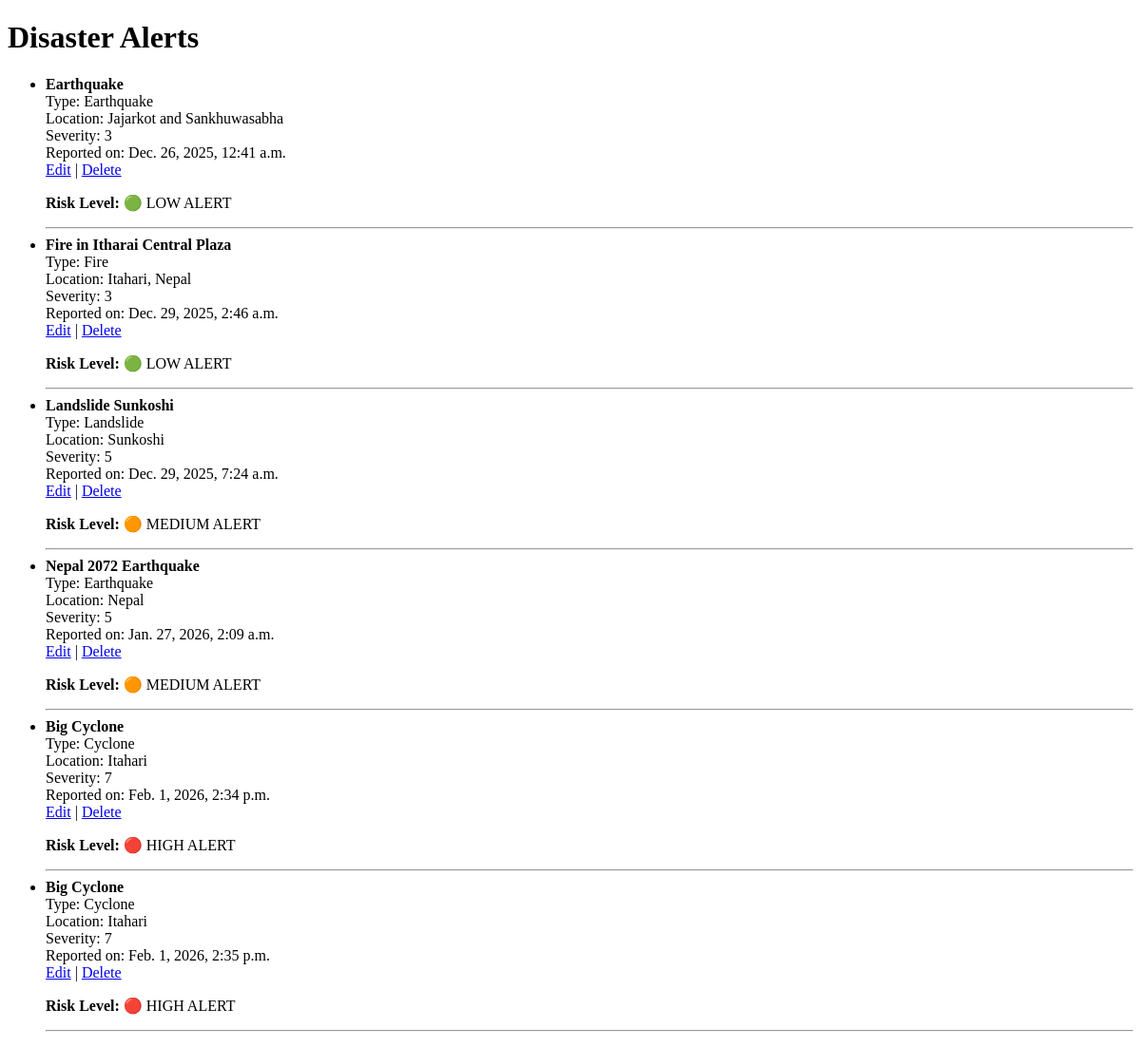
/disasters/, run on an earlier commit of the app's database.
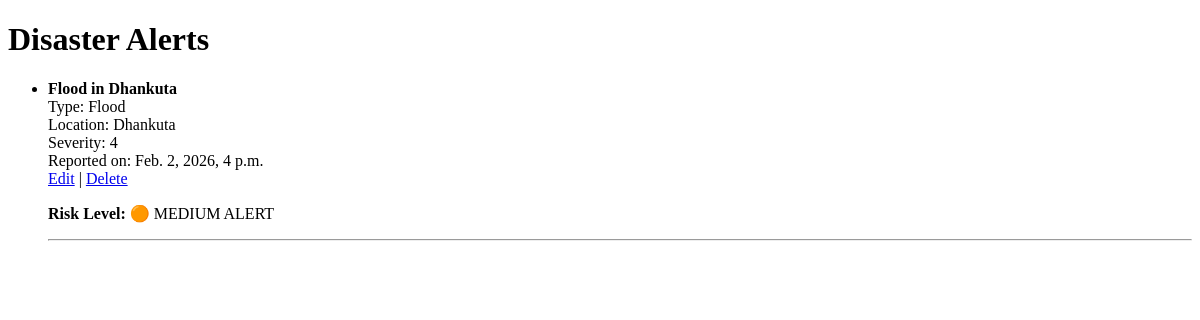
And on a later commit of the database.
### core/models.py (models this page shows, shortened)
class Disaster(models.Model):
    title = models.CharField(max_length=200)
    disaster_type = models.CharField(max_length=50, choices=DISASTER_TYPES)
    location = models.CharField(max_length=200)
    severity_level = models.IntegerField()
    description = models.TextField()
    date_reported = models.DateTimeField(auto_now_add=True)
    def risk_level(self):
        if self.severity_level <= 3:
            return "LOW"
        elif self.severity_level <= 6:
            return "MEDIUM"
        else:
            return "HIGH"

### core/views.py (the view)
# urls.py: path('disasters/', views.disaster_list, name='disaster_list'),
def disaster_list(request):
    disasters = Disaster.objects.all()
    return render(request, 'core/disaster_list.html', {'disasters': disasters})

### core/templates/core/disaster_list.html (shortened to what this page needs)
<!DOCTYPE html>
<html>
<head>
</head>
<body>
    <h1>Disaster Alerts</h1>
    {% if disasters %}
        <ul>
            {% for disaster in disasters %}
                <li>
                    <strong>{{ disaster.title }}</strong><br>
                    Type: {{ disaster.disaster_type }}<br>
                    Location: {{ disaster.location }}<br>
                    Severity: {{ disaster.severity_level }}<br>
                    Reported on: {{ disaster.date_reported }}<br>
                    <a href="{% url 'edit_disaster' disaster.id %}">Edit</a> |
                    <a href="{% url 'delete_disaster' disaster.id %}">Delete</a>
                    <p><strong>Risk Level:</strong>
    {% if disaster.risk_level == "HIGH" %}
        🔴 HIGH ALERT
    {% elif disaster.risk_level == "MEDIUM" %}
        🟠 MEDIUM ALERT
    {% else %}
        🟢 LOW ALERT
    {% endif %}
</p>
                    <hr>
                </li>
            {% endfor %}
        </ul>
    {% else %}
        <p>No disasters reported yet.</p>
    {% endif %}
</body>
</html>

What changed in the data, as far as the page shows it:
removed Disaster: title "Earthquake", disaster_type "Earthquake", location "Jajarkot and Sankhuwasabha", severity_level "3", date_reported "Dec. 26, 2025, 12:41 a.m.", shows "🟢 LOW ALERT"
removed Disaster: title "Fire in Itharai Central Plaza", disaster_type "Fire", location "Itahari, Nepal", severity_level "3", date_reported "Dec. 29, 2025, 2:46 a.m.", shows "🟢 LOW ALERT"
removed Disaster: title "Landslide Sunkoshi", disaster_type "Landslide", location "Sunkoshi", severity_level "5", date_reported "Dec. 29, 2025, 7:24 a.m.", shows "🟠 MEDIUM ALERT"
removed Disaster: title "Nepal 2072 Earthquake", disaster_type "Earthquake", location "Nepal", severity_level "5", date_reported "Jan. 27, 2026, 2:09 a.m.", shows "🟠 MEDIUM ALERT"
removed Disaster: title "Big Cyclone", disaster_type "Cyclone", location "Itahari", severity_level "7", date_reported "Feb. 1, 2026, 2:34 p.m.", shows "🔴 HIGH ALERT"
removed Disaster: title "Big Cyclone", disaster_type "Cyclone", location "Itahari", severity_level "7", date_reported "Feb. 1, 2026, 2:35 p.m.", shows "🔴 HIGH ALERT"
added Disaster: title "Flood in Dhankuta", disaster_type "Flood", location "Dhankuta", severity_level "4", date_reported "Feb. 2, 2026, 4 p.m.", shows "🟠 MEDIUM ALERT"
